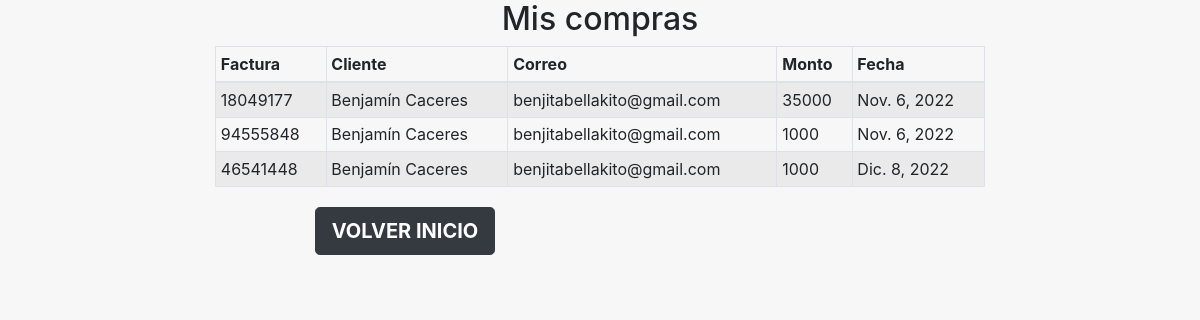
The app's page /reportes_usuarios/ (signed in) with its own data.
### core/models.py (models this page shows, shortened)
class Ventas(models.Model):
    id_venta = models.AutoField(primary_key=True)
    orden_compra = models.IntegerField(null=True, blank=True)
    nombre = models.CharField(max_length=45)
    apellido = models.CharField(max_length=45)
    correo = models.CharField(max_length=70)
    monto = models.IntegerField(null=True, blank=True)
    estado = models.CharField(null=True ,max_length=70)
    fecha_compra = models.DateField(blank=True, null=True)

### core/views.py (the view)
# urls.py: path('reportes_usuarios/', reportes_usuarios, name="reportes_usuarios"),
def reportes_usuarios(request):
    data = {
        'ventas': Ventas.objects.filter(nombre = request.user.first_name)
    }
    return render(request, 'core/reporte_usuarios.html', data)

### core/templates/core/reporte_usuarios.html (shortened to what this page needs)
<!DOCTYPE html>
<html lang="en">
<head>
    <link rel="stylesheet" href="https://stackpath.bootstrapcdn.com/bootstrap/4.5.0/css/bootstrap.min.css"
>
</head>
<body>
    <div class="container-fluid">
        <div class="row justify-content-around">
            <div class="col-lg-6 col-md-8 col-sm-10 text-center">
                <h2>Mis compras</h2>
            </div>
            <div class="col-lg-8 col-md-10 col-sm-12">
                <table class="table table-striped table-bordered table-sm table-responsive-sm">
                    <thead>
                        <tr>
                            <th scope="col">Factura</th>
                            <th scope="col">Cliente</th>
                            <th scope="col">Correo</th>
                            <th scope="col">Monto</th>
                            <th scope="col">Fecha</th>
                        </tr>
                    </thead>
                    <tbody>
                        {% for venta in ventas %}
                        <tr>
                            <td>{{ venta.orden_compra }}</td>
                            <td>{{ venta.nombre }} {{ venta.apellido }}</td>
                            <td>{{ venta.correo }}</td>
                            <td>{{ venta.monto }}</td>
                            <td>{{ venta.fecha_compra }}</td>
                        </tr>
                        {% endfor %}
                    </tbody>
                </table>
            </div>
        </div>
        <div class="col-sm-12 col-md-10 col-lg-8">
        <form enctype="multipart/form-data" action="{% url 'home' %}" method="POST">
            <div class="row justify-content-around my-1">
                <div class="col-sm-12 text-center">
                    <button type="submit" class="btn btn-dark btn-lg font-weight-bold">
                        VOLVER INICIO
                    </button>
                </div>
            </div>
        </form>
    </div>
</div>
</body>
</html>

### core/templates/core/reporte_usuarios.html (style rules this page uses)
body { background-color: #f7f7f7; }

### records on screen
Ventas: orden_compra "18049177", nombre "Benjamín", apellido "Caceres", correo "benjitabellakito@gmail.com", monto "35000", fecha_compra "Nov. 6, 2022"
Ventas: orden_compra "94555848", nombre "Benjamín", apellido "Caceres", correo "benjitabellakito@gmail.com", monto "1000", fecha_compra "Nov. 6, 2022"
Ventas: orden_compra "46541448", nombre "Benjamín", apellido "Caceres", correo "benjitabellakito@gmail.com", monto "1000", fecha_compra "Dic. 8, 2022"
